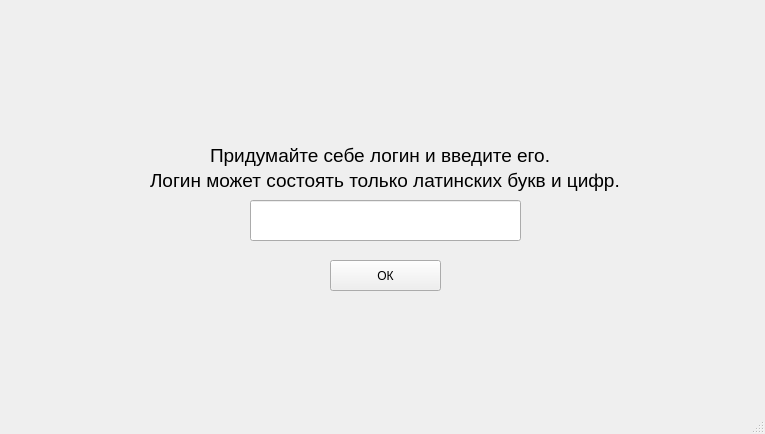
<?xml version="1.0" encoding="UTF-8"?>
<ui version="4.0">
 <class>MainWindow</class>
 <widget class="QMainWindow" name="MainWindow">
  <property name="geometry">
   <rect>
    <x>0</x>
    <y>0</y>
    <width>765</width>
    <height>434</height>
   </rect>
  </property>
  <property name="contextMenuPolicy">
   <enum>Qt::CustomContextMenu</enum>
  </property>
  <property name="windowTitle">
   <string>MainWindow</string>
  </property>
  <property name="autoFillBackground">
   <bool>false</bool>
  </property>
  <widget class="QWidget" name="centralWidget">
   <widget class="QLabel" name="label">
    <property name="geometry">
     <rect>
      <x>210</x>
      <y>130</y>
      <width>351</width>
      <height>51</height>
     </rect>
    </property>
    <property name="font">
     <font>
      <pointsize>14</pointsize>
     </font>
    </property>
    <property name="text">
     <string>Придумайте себе логин и введите его. </string>
    </property>
   </widget>
   <widget class="QLabel" name="label_2">
    <property name="geometry">
     <rect>
      <x>150</x>
      <y>160</y>
      <width>511</width>
      <height>41</height>
     </rect>
    </property>
    <property name="font">
     <font>
      <pointsize>14</pointsize>
     </font>
    </property>
    <property name="text">
     <string>Логин может состоять только латинских букв и цифр.</string>
    </property>
   </widget>
   <widget class="QPushButton" name="Login_button">
    <property name="geometry">
     <rect>
      <x>330</x>
      <y>260</y>
      <width>111</width>
      <height>31</height>
     </rect>
    </property>
    <property name="text">
     <string>ОК</string>
    </property>
   </widget>
   <widget class="QLineEdit" name="TextLogin">
    <property name="geometry">
     <rect>
      <x>250</x>
      <y>200</y>
      <width>271</width>
      <height>41</height>
     </rect>
    </property>
    <property name="font">
     <font>
      <pointsize>11</pointsize>
     </font>
    </property>
   </widget>
  </widget>
  <widget class="QMenuBar" name="menuBar">
   <property name="geometry">
    <rect>
     <x>0</x>
     <y>0</y>
     <width>765</width>
     <height>21</height>
    </rect>
   </property>
  </widget>
  <widget class="QStatusBar" name="statusBar"/>
 </widget>
 <layoutdefault spacing="6" margin="11"/>
 <resources/>
 <connections/>
</ui>
